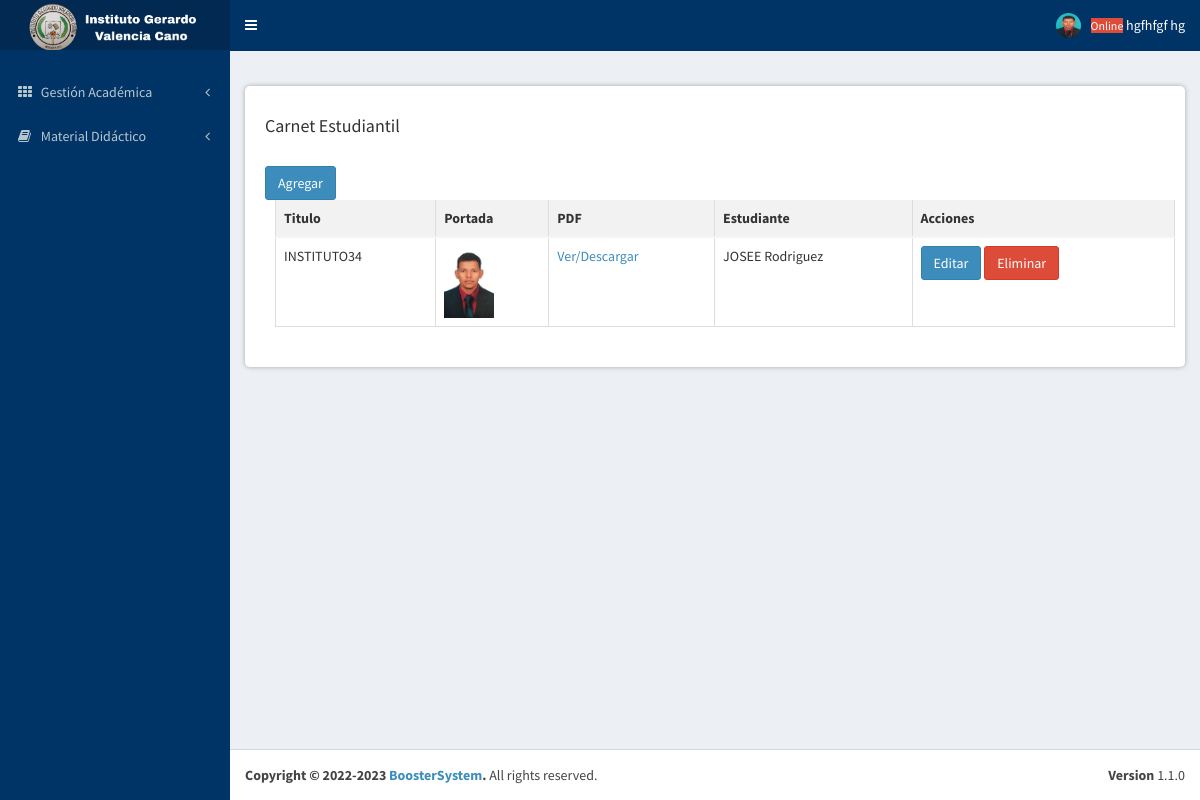
Screenshot of /gestionAcademica/carnetEstudiantil/index.php (signed in) with the database file from the repository.
### tables this page shows
CREATE TABLE `usuarios` (
  `idUsuario` int(11) NOT NULL AUTO_INCREMENT,
  `tipoDocumentoUsuario` enum('CC','CE') NOT NULL DEFAULT 'CC',
  `documentoUsuario` varchar(20) NOT NULL,
  `nombresUsuario` varchar(100) NOT NULL,
  `apellidosUsuario` varchar(100) NOT NULL,
  `telefonoUsuario` varchar(20) NOT NULL,
  `correoUsuario` varchar(120) NOT NULL,
  `passwordUsuario` varchar(120) NOT NULL,
  `estadoUsuario` enum('activo','inactivo') NOT NULL,
  `rol_idRol` int(11) NOT NULL,
  PRIMARY KEY (`idUsuario`),
  KEY `rol_idRol` (`rol_idRol`),
  CONSTRAINT `usuarios_ibfk_1` FOREIGN KEY (`rol_idRol`) REFERENCES `rol` (`idRol`) ON DELETE CASCADE
);

CREATE TABLE `carnet` (
  `idCarnet` int(11) NOT NULL AUTO_INCREMENT,
  `titulo` varchar(255) NOT NULL,
  `portada` varchar(255) NOT NULL,
  `archivo` varchar(255) NOT NULL,
  `estudiante_idEstudiante` int(11) NOT NULL,
  PRIMARY KEY (`idCarnet`),
  KEY `estudiante_idEstudiante` (`archivo`),
  KEY `estudiante_idEstudiante_2` (`estudiante_idEstudiante`),
  CONSTRAINT `carnet_ibfk_2` FOREIGN KEY (`estudiante_idEstudiante`) REFERENCES `estudiante` (`idEstudiante`) ON DELETE CASCADE
);

CREATE TABLE `estudiante` (
  `idEstudiante` int(11) NOT NULL AUTO_INCREMENT,
  `tipoDocumentoEstudiante` enum('CC','CE') NOT NULL DEFAULT 'CC',
  `documentoEstudiante` varchar(20) NOT NULL,
  `nombresEstudiante` varchar(100) NOT NULL,
  `apellidosEstudiante` varchar(100) NOT NULL,
  `telefonoEstudiante` varchar(20) NOT NULL,
  `correoEstudiante` varchar(120) NOT NULL,
  `passwordEstudiante` varchar(120) NOT NULL,
  `estadoEstudiante` varchar(45) NOT NULL,
  `observadorAcademico_idobservadorAcademico` int(11) DEFAULT NULL,
  `usuarios_idUsuario` int(11) NOT NULL,
  PRIMARY KEY (`idEstudiante`),
  KEY `usuarios_idUsuario` (`usuarios_idUsuario`),
  CONSTRAINT `estudiante_ibfk_1` FOREIGN KEY (`usuarios_idUsuario`) REFERENCES `usuarios` (`idUsuario`) ON DELETE CASCADE
);

### gestionAcademica/includes/verificarAcceso.php (called while the page is built, shortened)
<?php
include('conexion.php');
if(isset($_SESSION['documentoUsuario'])){
    $documentoUsuario_sesion = $_SESSION['documentoUsuario'];
$consulta = "SELECT * FROM usuarios WHERE documentoUsuario = '$documentoUsuario_sesion'";
$resultado = mysqli_query($conexion, $consulta);
if ($resultado && mysqli_num_rows($resultado) > 0) {
    $fila = mysqli_fetch_assoc($resultado);
    $nombresUsuario = $fila['nombresUsuario'];
    $apellidosUsuario = $fila['apellidosUsuario'];
}
}else{
    header('Location: ../login');
}
?>

### gestionAcademica/carnetEstudiantil/index.php (the view, shortened to what this page needs)
<?php include_once '../includes/verificarAcceso.php'; ?>
<!DOCTYPE html>
<html>
<head>
  <link rel="stylesheet" href="../../Layout/css/bootstrap.min.css">
  <link rel="stylesheet" href="../../Layout/css/font-awesome.css">
  <link rel="stylesheet" href="../../Layout/css/AdminLTE.min.css">
  <link rel="stylesheet" href="../css/stilos.css">
     <link rel="stylesheet" href="../../Layout/css/_all-skins.min.css">
   </head>
   <body class="hold-transition skin-blue sidebar-mini">
    <div class="wrapper">
    <?php include_once '../../templates/cabecera.php'; ?>
    <?php include_once '../../templates/menu.php'; ?>
<div class="content-wrapper">
        <section class="content">
            <section class="estilo">
            <div class="card">
      <div class="card-header">
        <h4>Carnet Estudiantil</h4>
        <br>
        <a name="" id="" class="btn btn-primary" href="crear.php" role="button">Agregar</a>
      </div>
      <div class="card-body">
        <div class="table-responsive-sm">
          <table class="table">
            <thead>
              <tr>
                <th scope="col">Titulo</th>
                <th scope="col">Portada</th>
                <th scope="col">PDF</th>
                <th scope="col">Estudiante</th>
                <th scope="col">Acciones</th>
              </tr>
            </thead>
            <tbody>
              <?php
              $conexion = mysqli_connect('localhost', 'root', '', 'boostersystem');
              $sql = "SELECT c.*, e.nombresEstudiante, e.apellidosEstudiante
                      FROM carnet c
                      INNER JOIN estudiante e ON c.estudiante_idEstudiante = e.idEstudiante";
              $resultado = mysqli_query($conexion, $sql);
              if (mysqli_num_rows($resultado) > 0) {
                while ($row = mysqli_fetch_assoc($resultado)) {
                  echo '<tr>';
                  echo '<td>' . $row['titulo'] . '</td>';
                  echo '<td><img src="./' . $row['portada'] . '" alt="Portada" width="50"></td>';
                  echo '<td><a href="./' . $row['archivo'] . '" target="_blank">Ver/Descargar</a></td>';
                  echo '<td>' . $row['nombresEstudiante'] . ' ' . $row['apellidosEstudiante'] . '</td>';
                  echo '<td>';
                  echo '<a href="editar.php?id=' . $row['idCarnet'] . '" class="btn btn-primary">Editar</a>';
                  echo '<a href="eliminar.php?id=' . $row['idCarnet'] . '" class="btn btn-danger">Eliminar</a>';
                  echo '</td>';
                  echo '</tr>';
                }
              } else {
                echo '<tr><td colspan="5">No se encontraron registros en el carnet</td></tr>';
              }
              ?>
            </tbody>
          </table>
        </div>
      </div>
    </div>
    </section>
  </section>
</div>
<?php include_once '../../templates/pie.php'; ?>
</body>
</html>

### templates/cabecera.php (shortened to what this page needs)
<header class="main-header">
    <a href="../inicio.php" class="logo">
        <span class="logo-lg"><img src="../img/logo.png" alt="" height="50px"></span>
    </a>
    <nav class="navbar navbar-static-top" role="navigation">
        <a href="#" class="sidebar-toggle" data-toggle="offcanvas" role="button">
        </a>
        <div class="navbar-custom-menu">
            <ul class="nav navbar-nav">
                <li class="dropdown user user-menu">
                    <a href="#" class="dropdown-toggle" data-toggle="dropdown">
                        <small class="bg-red">Online</small>
                        <span class="hidden-xs"><?php echo $nombresUsuario." ".$apellidosUsuario?></span>
                        <img src="../img/perfil.jpg" class="user-image" alt="Imagen de perfil">
                    </a>
                </li>
            </ul>
        </div>
    </nav>
</header>

### gestionAcademica/css/stilos.css (style rules this page uses)
.estilo { margin: 20px 0; padding: 20px; background-color: #fff; border-radius: 5px; box-shadow: 0px 0px 5px rgba(0, 0, 0, 0.3); overflow-x: auto; }
table { border-collapse: collapse; width: 100%; margin-bottom: 20px; white-space: nowrap; padding: 0 100px; margin-left: 10px; margin-right: 10px; }
table th, table td { padding: 8px; text-align: left; border: 1px solid #ddd; }
table th { font-weight: bold; background-color: #f2f2f2; }

### rows the page displays
usuarios: nombresUsuario "hgfhfgf", apellidosUsuario "hg"
carnet: titulo "INSTITUTO34", portada (picture), estudiante_idEstudiante.nombresEstudiante "JOSEE", estudiante_idEstudiante.apellidosEstudiante "Rodriguez"
